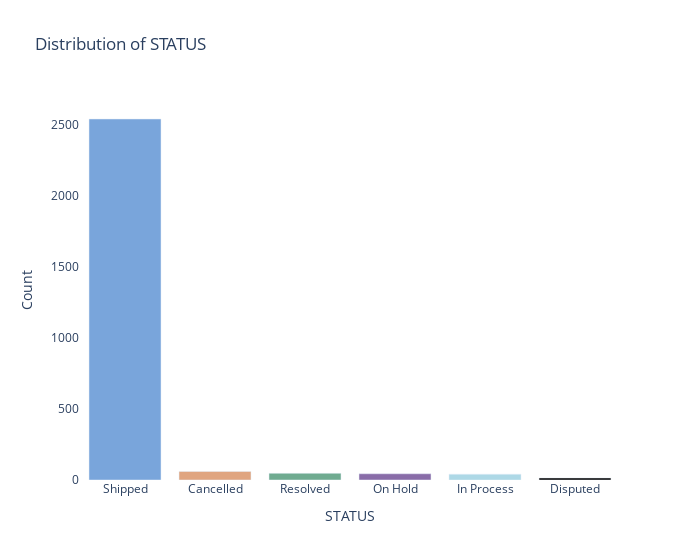
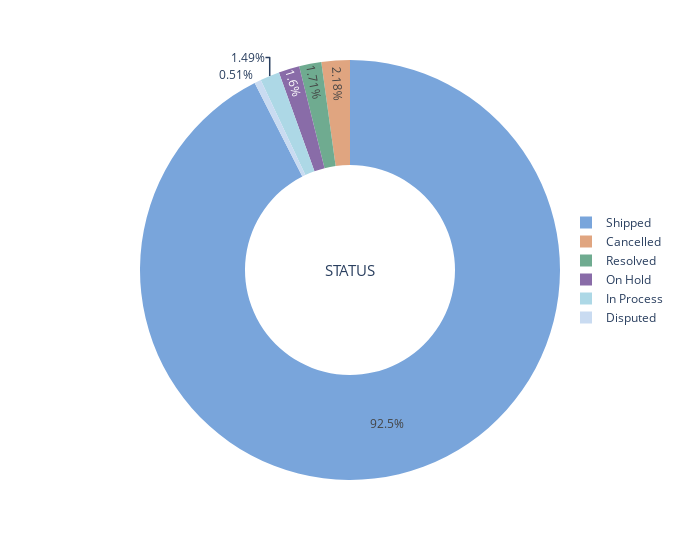
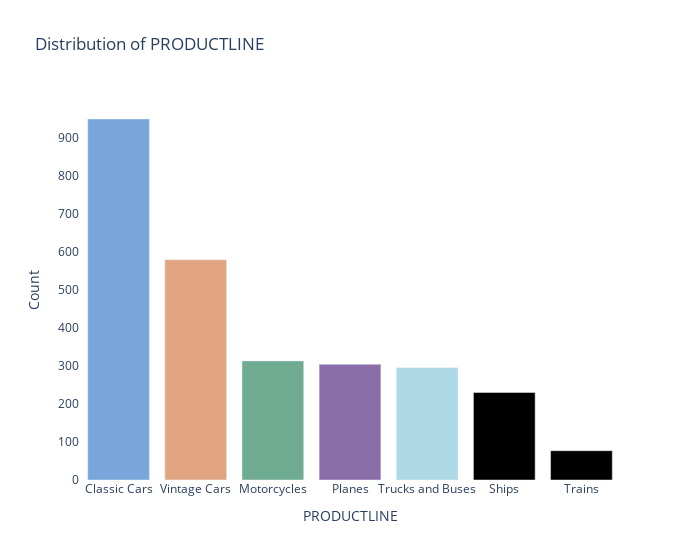
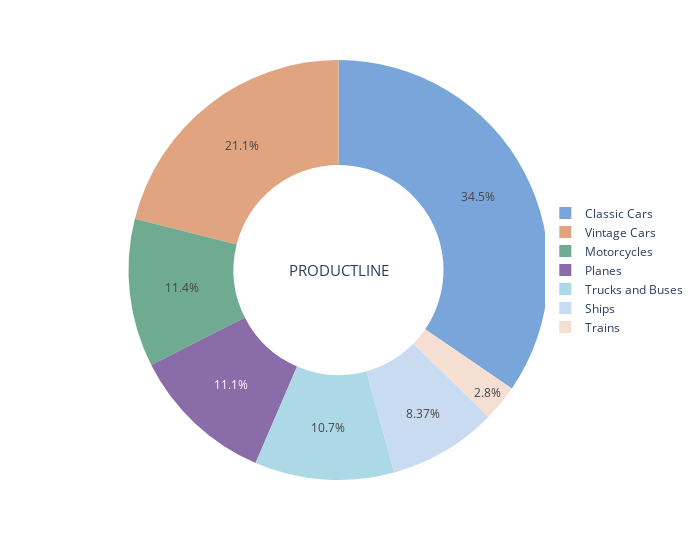

The code cell stored with these charts, in order, in its notebook:
### Code cell
cat_columns = cars_df[['STATUS', 'PRODUCTLINE', 'DEALSIZE']]

def univariateAnalysis_category(cols):
    print("Distribution of", cols)
    print("_"* 60)
    colors = ['#79a5db', '#e0a580', '#6fab90', '#896ca8', '#ADD8E6']
    value_counts = cat_columns[cols].value_counts()
    # Count plot - Which graphic would you use to obtain a count plot?
    fig = px.bar(value_counts,x=value_counts.index, y=value_counts.values, title=f'Distribution of {cols}',
        labels={'x': 'Categories', 'y': 'Count'},color_discrete_sequence=[colors])
    fig.update_layout(width=700)
    fig.update_layout(plot_bgcolor='#ffffff', paper_bgcolor='#ffffff')
    fig.show()
    # Donut chart - Which graphic would you use to obtain a percentage plot?
    percentage = (value_counts / value_counts.sum()) * 100
    fig = px.pie( values=percentage, names=value_counts.index,
        labels={'names': 'Categories', 'values': 'Percentage'}, hole=0.5,color_discrete_sequence=colors)
    fig.add_annotation( x=0.5, y=0.5, align="center", xref="paper",
        yref="paper", showarrow=False, font_size=15, text=f'{cols}')
    fig.update_layout(legend=dict(x=0.9, y=0.5))
    fig.update_layout(width=700)
    fig.show()
    print("       ")
for x in cat_columns:
    univariateAnalysis_category(x)

### Figure 1 — Plotly figure (JSON) as saved in the notebook; plotly's stock layout.template omitted (floating-point values rounded to 4 significant figures)
{"data": [{"alignmentgroup": "True", "hovertemplate": "STATUS=%{x}<br>Count=%{y}<extra></extra>", "legendgroup": "", "marker": {"color": ["#79a5db", "#e0a580", "#6fab90", "#896ca8", "#ADD8E6"], "pattern": {"shape": ""}}, "name": "", "offsetgroup": "", "orientation": "v", "showlegend": false, "textposition": "auto", "type": "bar", "x": ["Shipped", "Cancelled", "Resolved", "On Hold", "In Process", "Disputed"], "xaxis": "x", "y": [2541, 60, 47, 44, 41, 14], "yaxis": "y"}], "layout": {"barmode": "relative", "legend": {"tracegroupgap": 0}, "paper_bgcolor": "#ffffff", "plot_bgcolor": "#ffffff", "title": {"text": "Distribution of STATUS"}, "width": 700, "xaxis": {"anchor": "y", "domain": [0, 1], "title": {"text": "STATUS"}}, "yaxis": {"anchor": "x", "domain": [0, 1], "title": {"text": "Count"}}}}

### Figure 2 — Plotly figure (JSON) as saved in the notebook; plotly's stock layout.template omitted (floating-point values rounded to 4 significant figures)
{"data": [{"domain": {"x": [0, 1], "y": [0, 1]}, "hole": 0.5, "hovertemplate": "Categories=%{label}<br>Percentage=%{value}<extra></extra>", "labels": ["Shipped", "Cancelled", "Resolved", "On Hold", "In Process", "Disputed"], "legendgroup": "", "name": "", "showlegend": true, "type": "pie", "values": [92.5, 2.184, 1.711, 1.602, 1.493, 0.5096]}], "layout": {"annotations": [{"align": "center", "font": {"size": 15}, "showarrow": false, "text": "STATUS", "x": 0.5, "xref": "paper", "y": 0.5, "yref": "paper"}], "legend": {"tracegroupgap": 0, "x": 0.9, "y": 0.5}, "margin": {"t": 60}, "piecolorway": ["#79a5db", "#e0a580", "#6fab90", "#896ca8", "#ADD8E6"], "width": 700}}

### Figure 3 — Plotly figure (JSON) as saved in the notebook; plotly's stock layout.template omitted (floating-point values rounded to 4 significant figures)
{"data": [{"alignmentgroup": "True", "hovertemplate": "PRODUCTLINE=%{x}<br>Count=%{y}<extra></extra>", "legendgroup": "", "marker": {"color": ["#79a5db", "#e0a580", "#6fab90", "#896ca8", "#ADD8E6"], "pattern": {"shape": ""}}, "name": "", "offsetgroup": "", "orientation": "v", "showlegend": false, "textposition": "auto", "type": "bar", "x": ["Classic Cars", "Vintage Cars", "Motorcycles", "Planes", "Trucks and Buses", "Ships", "Trains"], "xaxis": "x", "y": [949, 579, 313, 304, 295, 230, 77], "yaxis": "y"}], "layout": {"barmode": "relative", "legend": {"tracegroupgap": 0}, "paper_bgcolor": "#ffffff", "plot_bgcolor": "#ffffff", "title": {"text": "Distribution of PRODUCTLINE"}, "width": 700, "xaxis": {"anchor": "y", "domain": [0, 1], "title": {"text": "PRODUCTLINE"}}, "yaxis": {"anchor": "x", "domain": [0, 1], "title": {"text": "Count"}}}}

### Figure 4 — Plotly figure (JSON) as saved in the notebook; plotly's stock layout.template omitted (floating-point values rounded to 4 significant figures)
{"data": [{"domain": {"x": [0, 1], "y": [0, 1]}, "hole": 0.5, "hovertemplate": "Categories=%{label}<br>Percentage=%{value}<extra></extra>", "labels": ["Classic Cars", "Vintage Cars", "Motorcycles", "Planes", "Trucks and Buses", "Ships", "Trains"], "legendgroup": "", "name": "", "showlegend": true, "type": "pie", "values": [34.55, 21.08, 11.39, 11.07, 10.74, 8.373, 2.803]}], "layout": {"annotations": [{"align": "center", "font": {"size": 15}, "showarrow": false, "text": "PRODUCTLINE", "x": 0.5, "xref": "paper", "y": 0.5, "yref": "paper"}], "legend": {"tracegroupgap": 0, "x": 0.9, "y": 0.5}, "margin": {"t": 60}, "piecolorway": ["#79a5db", "#e0a580", "#6fab90", "#896ca8", "#ADD8E6"], "width": 700}}
